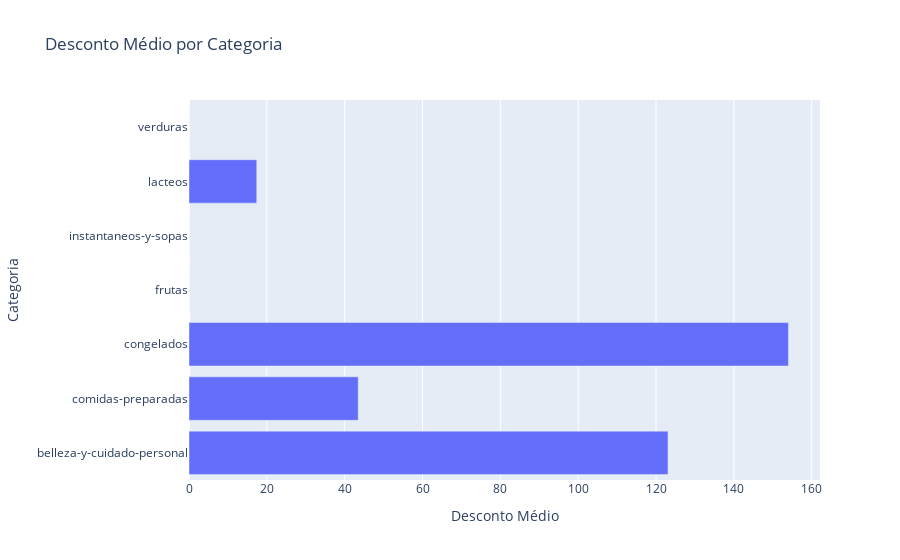

Notebook source saved alongside this figure:
### Markdown cell above
# 4 - Plote um gráfico de barras onde temos a média de descontos por categoria.

### Code cell
# Seu código aqui
#Agrupando os dados por categoria e desconto médio
desconto_medio_categoria = df.groupby('Categoria')['Desconto'].mean().reset_index()

#Criando gráfico de barras 
fig = px.bar(desconto_medio_categoria, x='Desconto', y='Categoria', orientation='h',
              title='Desconto Médio por Categoria',
              labels={'Desconto': 'Desconto Médio', 'Categoria': 'Categoria'})
fig.show()

### Figure 1 — Plotly figure (JSON) as saved in the notebook; plotly's stock layout.template omitted (floating-point values rounded to 4 significant figures)
{"data": [{"hovertemplate": "Desconto Médio=%{x}<br>Categoria=%{y}<extra></extra>", "legendgroup": "", "marker": {"color": "#636efa", "pattern": {"shape": ""}}, "name": "", "orientation": "h", "showlegend": false, "textposition": "auto", "type": "bar", "x": [123.1, 43.48, 154.0, 0.0, 0.0, 17.41, 0.0], "xaxis": "x", "y": ["belleza-y-cuidado-personal", "comidas-preparadas", "congelados", "frutas", "instantaneos-y-sopas", "lacteos", "verduras"], "yaxis": "y"}], "layout": {"barmode": "relative", "legend": {"tracegroupgap": 0}, "title": {"text": "Desconto Médio por Categoria"}, "xaxis": {"anchor": "y", "domain": [0, 1], "title": {"text": "Desconto Médio"}}, "yaxis": {"anchor": "x", "domain": [0, 1], "title": {"text": "Categoria"}}}}
